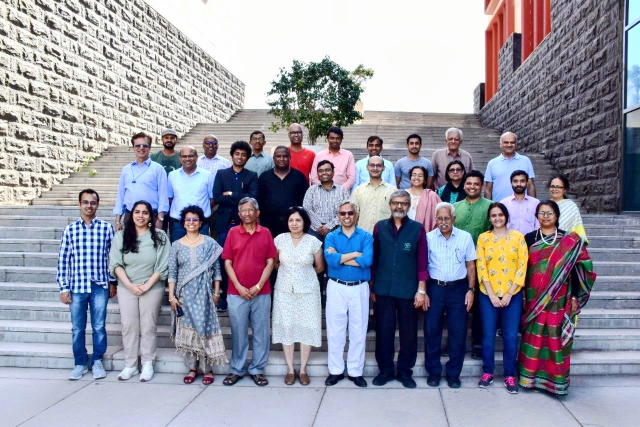
#> input picture Plaksha_Faculty.jpg, 1280 x 854 px (shown at 1/2 size)
$ jupyter execute 'Lab 5-Spring 2026.ipynb'
#> lines starting #> are read from the running program, lines starting #| are printed output that depends on the picture; after the words box and inside, x2 and y2 are one past the last pixel; in counts of white or black regions, pixels touching at a corner belong together
[cell 1]
# Name - Renaya
# UID - u20240129
# MLPR - Lab 5

### Instructions
##### Follow the instructions given in comments prefixed with ## and write your code below that.
##### Also fill the partial code in given blanks.
##### Don't make any changes to the rest part of the codes
##### Answer the questions given at the end of this notebook within your report.
##### You would need to submit your GitHub repository link. Refer to the PDF document for the instructions and details.

[cell 2]
import cv2 ## import cv2
import numpy as np ## import numpy
import matplotlib.pyplot as plt ## import matplotlib pyplot
from sklearn.cluster import KMeans ## import KMeans cluster from sklearn
from scipy.spatial import distance ## import distance from scipy.spatial
from matplotlib.offsetbox import OffsetImage, AnnotationBbox

[cell 3]
## Reading the image plaksha_Faculty.jpg
img = cv2.imread("Plaksha_Faculty.jpg")
#> img is the input picture: shape (854, 1280, 3); mean B, G, R 162.4, 149, 149.2

## Convert the image to grayscale
gray_img = cv2.cvtColor(img, cv2.COLOR_BGR2GRAY)
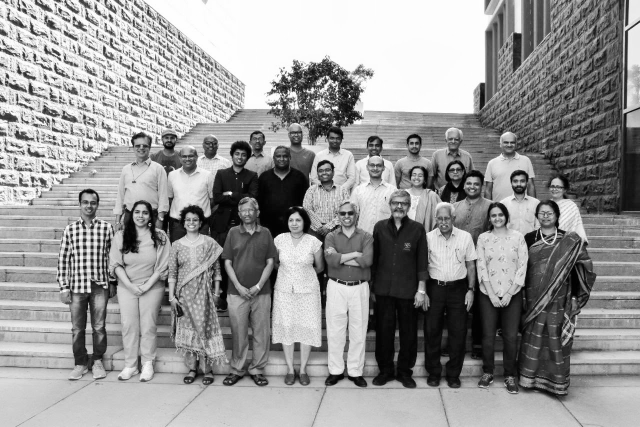
#> gray_img: shape (854, 1280) (shown at 1/2 size); min 0, max 255, mean 150.6

# Loading the required haar-cascade xml classifier file
face_cascade = cv2.CascadeClassifier(cv2.data.haarcascades + "haarcascade_frontalface_default.xml")

# Applying the face detection method on the grayscale image.
## Change the parameters for better detection of faces in your case.
faces_rect = face_cascade.detectMultiScale(gray_img, 1.05, 4, minSize=(25,25), maxSize=(50,50))
#> faces_rect = 30 rows, first 6: [322, 263, 33, 33], [654, 265, 31, 31], [500, 266, 30, 30], [892, 267, 31, 31], [409, 277, 28, 28], [812, 274, 34, 34]

# Define the text and font parameters
text = "Teachers" ## The text you want to write
font = cv2.FONT_HERSHEY_SIMPLEX  ## Font type
font_scale = 0.5  ## Font scale factor
font_color = (0, 0, 255)  ## Text color in BGR format (here, it's red)
font_thickness = 2  ## Thickness of the text

# Iterating through rectangles of detected faces
for (x, y, w, h) in faces_rect:
    cv2.rectangle(img, (x, y), (x+w, y+h), (0, 0, 255), 2)
    # Use cv2.putText to add the text to the image, Use text, font, font_scale, font_color, font_thickness here
    cv2.putText(img, text, (x, y - 10), font, font_scale, font_color, font_thickness)
#> this loop made 30 passes
#> (x, y, w, h) on passes 1 to 12: (322, 263, 33, 33), (654, 265, 31, 31), (500, 266, 30, 30), (892, 267, 31, 31), (409, 277, 28, 28), (812, 274, 34, 34), (464, 296, 33, 33), (632, 328, 34, 34), (819, 337, 33, 33), (570, 426, 39, 39), (576, 253, 32, 32), (1003, 273, 32, 32)
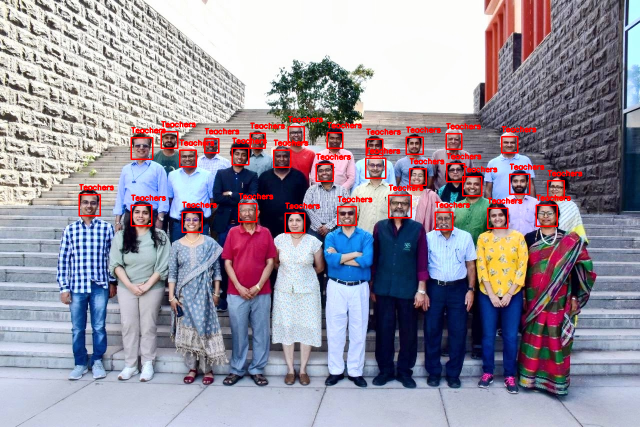
#> img: shape (854, 1280, 3) (shown at 1/2 size); 2.48% of pixels changed, all inside (x1, y1, x2, y2) = (157, 232, 1165, 467)

## Display the image and window title should be "Total number of face detected are #"
cv2.imshow(f"Total number of faces detected are {len(faces_rect)}", img)
cv2.imwrite('Output_1.png', img)
cv2.waitKey(7500)
cv2.destroyAllWindows()

[cell 4]
from matplotlib.offsetbox import OffsetImage, AnnotationBbox
# Extract face region features (Hue and Saturation)
img_hsv = cv2.cvtColor(img, cv2.COLOR_BGR2HSV) ## call the img and convert it from BGR to HSV and store in img_hsv
#> img_hsv: shape (854, 1280, 3); mean H, S, V 84.9, 72.7, 174.4
hue_saturation = []
face_images = []  # To store detected face images

for (x, y, w, h) in faces_rect:
    face = img_hsv[y:y + h, x:x + w]
    hue = np.mean(face[:, :, 0])
    saturation = np.mean(face[:, :, 1])
    hue_saturation.append((hue, saturation))
    face_images.append(face)
#> this loop made 30 passes
#> (x, y, w, h, hue, saturation) on passes 1 to 12: (322, 263, 33, 33, 58.93, 124.3), (654, 265, 31, 31, 50.4, 133.1), (500, 266, 30, 30, 26.32, 153.8), (892, 267, 31, 31, 81.31, 108.2), (409, 277, 28, 28, 84.78, 146.1), (812, 274, 34, 34, 62.79, 116.9), (464, 296, 33, 33, 42.56, 134.3), (632, 328, 34, 34, 81.22, 114.8), (819, 337, 33, 33, 36.69, 114.4), (570, 426, 39, 39, 55.81, 115.3), (576, 253, 32, 32, 75.84, 106.4), (1003, 273, 32, 32, 51.71, 106.9)
#> after the loop, face_images = 30 items; hue_saturation = 30 pairs, first value 22.62 to 120.8, second value 80.77 to 159.3

hue_saturation = np.array(hue_saturation)

## Perform k-Means clustering on hue_saturation and store in kmeans
kmeans = KMeans(n_clusters=3, random_state=42)
kmeans.fit(hue_saturation)
#centroids = kmeans.cluster_centers_
#labels = kmeans.labels_

# Create a figure and axis
fig, ax = plt.subplots(figsize=(12, 6))

# Plot the clustered faces with custom markers
for i, (x,y,w,h ) in enumerate(faces_rect):
    im = OffsetImage(cv2.cvtColor(cv2.resize(face_images[i], (20, 20)), cv2.COLOR_HSV2RGB))
    ab = AnnotationBbox(im, (hue_saturation[i, 0], hue_saturation[i, 1]), frameon=False, pad=0)
    ax.add_artist(ab)
    plt.plot(hue_saturation[i, 0], hue_saturation[i, 1])


## Put x label
plt.xlabel("Hue")

## Put y label
plt.ylabel("Saturation")

## Put title
plt.title("Scatter Plot (Teachers Pictures) of Heu vs Saturation")

## Put grid
plt.grid(True)

## show the plot
plt.show()
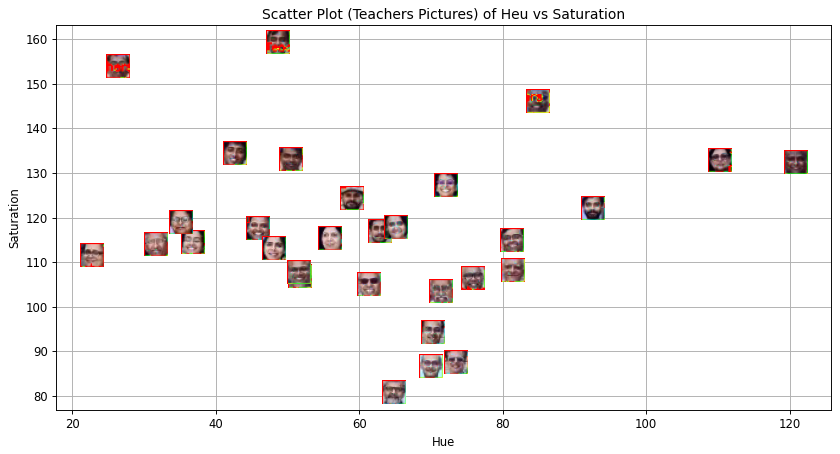
#> figure drawn by matplotlib, 1 panel

plt.savefig('Output_2.png', dpi = 300)

[cell 5]
# Create an empty list to store legend labels
legend_labels = []

# Create lists to store points for each cluster
cluster_0_points = []
cluster_1_points = []

# Your code for scatter plot goes here
fig, ax = plt.subplots(figsize=(12, 6))
for i, (x, y, w, h) in enumerate(faces_rect):
    if kmeans.labels_[i] == 0:
        cluster_0_points.append((hue_saturation[i, 0], hue_saturation[i, 1]))
    else:
        cluster_1_points.append((hue_saturation[i, 0], hue_saturation[i, 1]))
#> after the loop, cluster_0_points = 22 items, first 6: (58.93, 124.3), (81.31, 108.2), (62.79, 116.9), (81.22, 114.8), (36.69, 114.4), (55.81, 115.3); cluster_1_points = [(50.4, 133.1), (26.32, 153.8), (84.78, 146.1), (42.56, 134.3), (48.59, 159.3), (120.8, 132.5), (110.2, 132.9), (92.49, 122)]


cluster_0_points = np.array(cluster_0_points)
#> cluster_0_points = 22 rows, first 8: [58.93, 124.3], [81.31, 108.2], [62.79, 116.9], [81.22, 114.8], [36.69, 114.4], [55.81, 115.3], [75.84, 106.4], [51.71, 106.9]
# Plot points for cluster 0 in green
plt.scatter(cluster_0_points[:, 0], cluster_0_points[:, 1], color='green', label='Cluster 0')

cluster_1_points = np.array(cluster_1_points)
#> cluster_1_points = [[50.4, 133.1], [26.32, 153.8], [84.78, 146.1], [42.56, 134.3], [48.59, 159.3], [120.8, 132.5], [110.2, 132.9], [92.49, 122]]
# Plot points for cluster 1 in blue
plt.scatter(cluster_1_points[:, 0], cluster_1_points[:, 1], color='blue', label='Cluster 1')

# Calculate and plot centroids
centroid_0 = np.mean(cluster_0_points, axis=0)
#> centroid_0 = [58.5, 108.8]
centroid_1 = np.mean(cluster_1_points, axis=0)
#> centroid_1 = [72.02, 139.3]

# Plot both the centroid for cluster 0 and cluster 1
plt.scatter(centroid_0[0], centroid_0[1], color='red', marker='x', s=75, label='Centroid 0')
plt.scatter(centroid_1[0], centroid_1[1], color='orange', marker='x', s=75, label='Centroid 1')

# Put x label
plt.xlabel('Hue')

# Put y label
plt.ylabel('Saturation')

# Put title
plt.title('K-Means Clustering of Hue vs. Saturation')

# Add a legend
plt.legend()

# Add grid
plt.grid(True)

# Show the plot
plt.show()
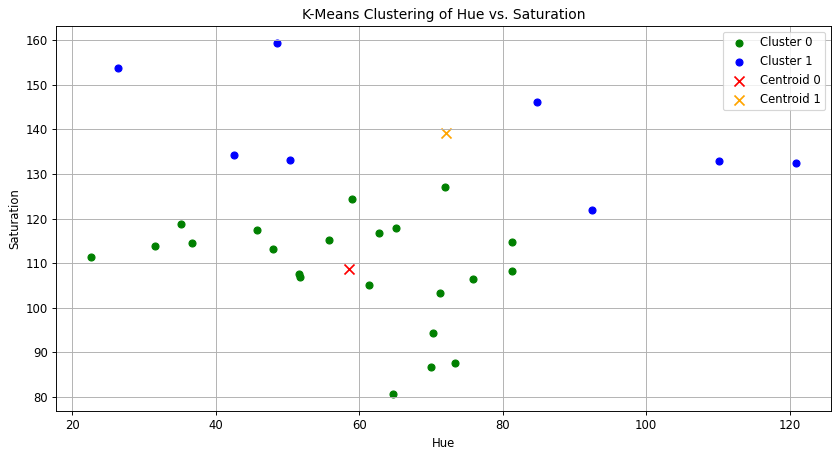
#> figure drawn by matplotlib, 1 panel

plt.savefig('Output_3.png', dpi = 300)

[cell 6]
## Read the class of the template image 'Dr_Shashi_Tharoor.jpg' using cv2 and store it in template_img
template_img = cv2.imread('Dr_Shashi_Tharoor.jpg')
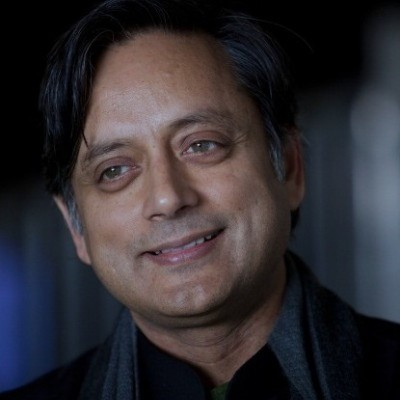
#> input picture Dr_Shashi_Tharoor.jpg, 400 x 400 px
#> template_img is the input picture: shape (400, 400, 3); mean B, G, R 49.8, 45.4, 49.1
gray_template_img = cv2.cvtColor(template_img, cv2.COLOR_BGR2GRAY)
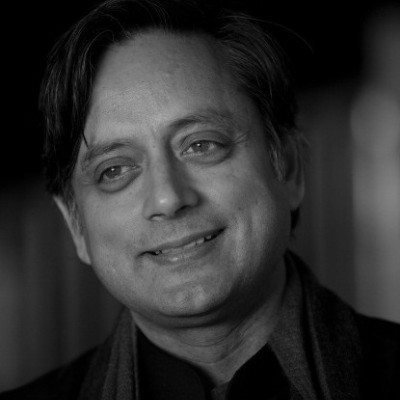
#> gray_template_img: shape (400, 400); min 0, max 188, mean 47
face_cascade = cv2.CascadeClassifier(cv2.data.haarcascades + "haarcascade_frontalface_default.xml")
# Detect face  in the template image after converting it to gray and store it in template_faces
template_faces = face_cascade.detectMultiScale(gray_template_img, scaleFactor=1.1, minNeighbors=5)
#> template_faces = [[43, 60, 252, 252]]
# Draw rectangles around the detected faces
for (x, y, w, h) in template_faces:
    cv2.rectangle(template_img, (x, y), (x + w, y + h), (0, 255, 0), 3)
#> this loop made 1 pass
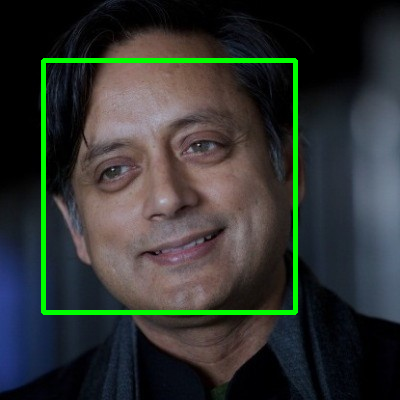
#> template_img: shape (400, 400, 3); 3.14% of pixels changed, all inside (x1, y1, x2, y2) = (41, 58, 298, 315)
cv2.imshow("Detected Face in Template Image", template_img)
cv2.waitKey(5000)
cv2.destroyAllWindows()

[cell 7]
# Convert the template image to HSV color space and store it in template_hsv
template_hsv = cv2.cvtColor(template_img, cv2.COLOR_BGR2HSV)
#> template_hsv: shape (400, 400, 3); mean H, S, V 66.8, 90.5, 64.6

# Extract hue and saturation features from the template image as we did it for detected faces.
template_hue = np.mean(template_hsv[:, :, 0])
#> template_hue = 66.77
template_saturation = np.mean(template_hsv[:, :, 1])
#> template_saturation = 90.5

# Predict the cluster label for the template image and store it in template_label
template_label = kmeans.predict([[template_hue, template_saturation]])[0]
#> template_label = 0

# Create a figure and axis for visualization
fig, ax = plt.subplots(figsize=(12, 6))

# Plot the clustered faces with custom markers (similar to previous code)
for i, (x, y, w, h) in enumerate(faces_rect):
    color = 'red' if kmeans.labels_[i] == 0 else 'blue'
    im = OffsetImage(cv2.cvtColor(cv2.resize(face_images[i], (20, 20)), cv2.COLOR_HSV2RGB))
    ab = AnnotationBbox(im, (hue_saturation[i, 0], hue_saturation[i, 1]), frameon=False, pad=0)
    ax.add_artist(ab)
    plt.plot(hue_saturation[i, 0], hue_saturation[i, 1], 'o', markersize=5, color=color)
#> this loop made 30 passes

# Plot the template image in the respective cluster
if template_label == 0:
    color = 'red'
else:
    color = 'blue'
im = OffsetImage(cv2.cvtColor(cv2.resize(template_img, (20, 20)), cv2.COLOR_BGR2RGB))
ab = AnnotationBbox(im, (template_hue, template_saturation), frameon=False, pad=0)
ax.add_artist(ab)

## Put x label
plt.xlabel("Hue")

## Put y label
plt.ylabel("Saturation")

## Put title
plt.title("Face Clustering")

## Add grid
plt.grid(True)

## show plot
plt.show()
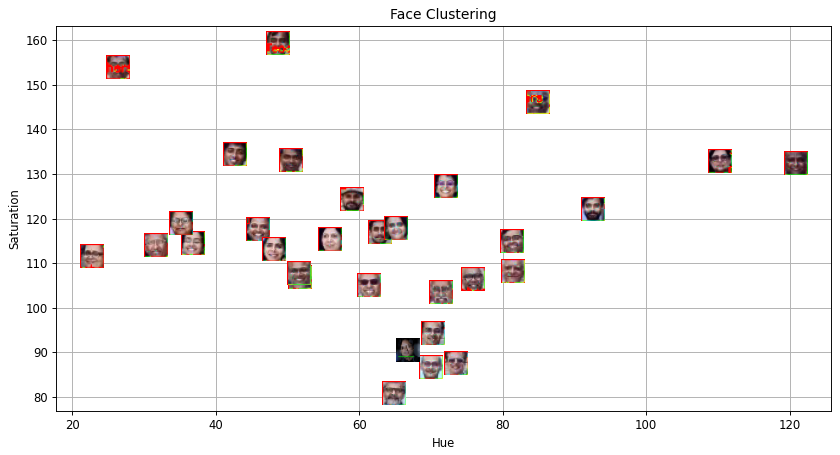
#> figure drawn by matplotlib, 1 panel
plt.savefig('Output_4.png', dpi = 300)

[cell 8]
# Create an empty list to store legend labels
legend_labels = []

# Create lists to store points for each cluster
cluster_0_points = []
cluster_1_points = []

# Your code for scatter plot goes here
fig, ax = plt.subplots(figsize=(12, 6))
for i, (x, y, w, h) in enumerate(faces_rect):
    if kmeans.labels_[i] == 0:
        cluster_0_points.append((hue_saturation[i, 0], hue_saturation[i, 1]))
    else:
        cluster_1_points.append((hue_saturation[i, 0], hue_saturation[i, 1]))
#> after the loop, cluster_0_points = 22 items, first 6: (58.93, 124.3), (81.31, 108.2), (62.79, 116.9), (81.22, 114.8), (36.69, 114.4), (55.81, 115.3); cluster_1_points = [(50.4, 133.1), (26.32, 153.8), (84.78, 146.1), (42.56, 134.3), (48.59, 159.3), (120.8, 132.5), (110.2, 132.9), (92.49, 122)]

# Plot points for cluster 0 in green
cluster_0_points = np.array(cluster_0_points)
#> cluster_0_points = 22 rows, first 8: [58.93, 124.3], [81.31, 108.2], [62.79, 116.9], [81.22, 114.8], [36.69, 114.4], [55.81, 115.3], [75.84, 106.4], [51.71, 106.9]
plt.scatter(cluster_0_points[:, 0], cluster_0_points[:, 1], color='green', label='Cluster 0')

# Plot points for cluster 1 in blue
cluster_1_points = np.array(cluster_1_points)
#> cluster_1_points = [[50.4, 133.1], [26.32, 153.8], [84.78, 146.1], [42.56, 134.3], [48.59, 159.3], [120.8, 132.5], [110.2, 132.9], [92.49, 122]]
plt.scatter(cluster_1_points[:, 0], cluster_1_points[:, 1], color='blue', label='Cluster 1')

# Calculate and plot centroids for both the clusters
centroid_0 = np.mean(cluster_0_points, axis=0)
centroid_1 = np.mean(cluster_1_points, axis=0)
plt.scatter(centroid_0[0], centroid_0[1], color='red', marker='x', s=75, label='Centroid 0')  # plot for centroid 0
plt.scatter(centroid_1[0], centroid_1[1], color='orange', marker='x', s=75, label='Centroid 1')  # plot for centroid 1
plt.plot(template_hue, template_saturation, marker='o', c= 'violet',markersize= 10, label=' Class ?' )

## Put x label
plt.xlabel("Hue")

## Put y label
plt.ylabel("Saturation")

## Put title
plt.title("Clustering Plot of Hue & Saturation")

## Add a legend
plt.legend()

## Add grid
plt.grid(True)

## show the plot
plt.show()
plt.savefig('Output_5.png', dpi = 300)
